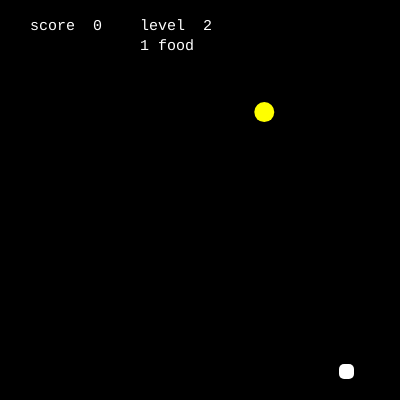
Frame 1 (no input)
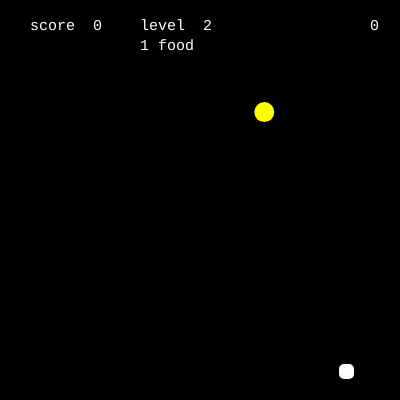
Frame 60 (no input)
Frame 120 (the mouse pressed at the canvas centre since frame 60): identical to frame 60, image omitted

The p5.js sketch that drew these frames (run headless with seeded random() and noise() and a simulated clock; from frame 60 on, the mouse is pressed at the canvas centre):

// p5.js sketch
// ── sketch.js
var Player = {
	SCORE: 0,
	LEVEL: 1,
};

var Snake = {
	X: random(5, 375),
	Y: random(5, 375),
	SIZE: 15,
	SPEED: 1,
	ALIVE: true,

	update: () => {
		switch(keyCode) {
		case 37:
			Snake.X -= Snake.SPEED;
			break;
		case 38:
			Snake.Y -= Snake.SPEED;
			break;
		case 39:
			Snake.X += Snake.SPEED;
			break;
		case 40:
			Snake.Y += Snake.SPEED;
			break;
		}

		if(Snake.X < 0 || Snake.X > width - Snake.SIZE
			|| Snake.Y < 0|| Snake.Y > height - Snake.SIZE) {
				keyCode = 0;
				Snake.ALIVE = false;
		}
	},

	draw: () => {
		fill(255);
		rect(Snake.X, Snake.Y, Snake.SIZE, Snake.SIZE, 5);

		Snake.update();
	},

};

var Food = {
	LIST: [],
	SIZE: 20,
	NUM_OBJ: 1,

	create: (num) => {
		Food.LIST = [];
		Food.NUM_OBJ = num;
		for(var i = 0; i < Food.NUM_OBJ; i++) {
			Food.LIST[i] = {
				x: random(50, 350), 
				y: random(50, 350),
				c: color(255, 255, 0),
			}
		}
	},

	update: () => {
		for(var obj = 0; obj < Food.LIST.length; obj++) {
			if(dist(Snake.X + Snake.SIZE / 2, Snake.Y + Snake.SIZE / 2, 
				Food.LIST[obj].x, Food.LIST[obj].y) 
				< (Food.SIZE/2 + Snake.SIZE / 2)) {
					Food.LIST.splice(obj, 1);
					Food.NUM_OBJ--;
					Player.SCORE++;
			}
    	}
	},

	draw: () => {
		for(var ob = 0; ob < Food.LIST.length; ob++) {
			fill(Food.LIST[ob].c);
			ellipse(Food.LIST[ob].x, Food.LIST[ob].y, Food.SIZE, Food.SIZE);
		}
		Food.update();
	},
};

var Game = {
	INTRO: 0,
	OVER: 1,

	state: () => {
		if(!Snake.ALIVE) return Game.OVER;
	},

	message: () => {
		textSize(15);
		textFont("Monospace");
		switch(Game.state()) {
		case Game.OVER:
			text("Game Over", 30, 150);
			break;
		default:
			break;
		}
	},

	text: () => {
		fill(255);
		textSize(15);
		textFont("Monospace");
		text("score  " + Player.SCORE, 30, 30);

		// debug
		//text("(" + Snake.X + ", " + Snake.Y + ")", 30, 80);
		//text(keyCode, 30, 110);
		text("level  " + Player.LEVEL, 140, 30);
		text(Food.NUM_OBJ + " food", 140, 50);

	},

	reset: () => {
		Player.SCORE = 0;
		Player.LEVEL = 1;

		Food.SIZE = 20;
		Food.LIST = [];
		Food.NUM_OBJ = 0;

		Snake.SPEED = 1;
	},

	run: () => {
		if(!Food.LIST.length) {
			switch(Player.LEVEL) {
			case 2:
			case 4:
			case 6:
			case 8:
			case 10:
				Food.SIZE -= 3;
				Snake.SPEED += 0.25;
				break;
			case 1:
			case 3:
			case 5:
			case 7:
			case 9:
				break;	

			}
			Food.create(Player.LEVEL++);
		}
		Food.draw();
		Snake.draw();
	},
};

function random(min, max) {
	return Math.floor(Math.random() * (max - min)) + min;
}

function setup() {
    createCanvas(400, 400);
    noStroke();
}

function draw() {
	background(0);
	text(keyCode, 370, 30);
	
	switch(Game.state()) {
	case Game.OVER:
		Game.message(Game.OVER);		
		if(keyCode === 32) 
			Game.reset();
			break;

	default:
		Game.run();
		Game.text();
	}
}
